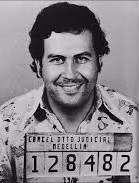
#> input picture images.jpg, 139 x 183 px
$ python Speckle_noise.py
#> lines starting #> are read from the running program, lines starting #| are printed output that depends on the picture
import cv2
import numpy as np

def add_speckle_noise(image):
    row, col, ch = image.shape
    gauss = np.random.randn(row, col, ch)
    noisy_image = image + image * gauss
    return noisy_image

def reduce_noise(image):
    return cv2.fastNlMeansDenoisingColored(image, None, 10, 10, 7, 21)

# Load the image
image = cv2.imread('images.jpg')
#> image is the input picture: shape (183, 139, 3); mean B, G, R 136.3, 133.3, 135.3
noisy_image = add_speckle_noise(image)
#> in add_speckle_noise, `noisy_image = image + image * gauss`:
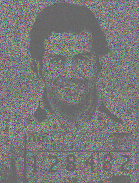
#> noisy_image: shape (183, 139, 3) float64; mean B, G, R 134.5, 133.5, 135.7; drawn with min black and max white
#> (the run stopped early here; a loop or call above may not have finished)
